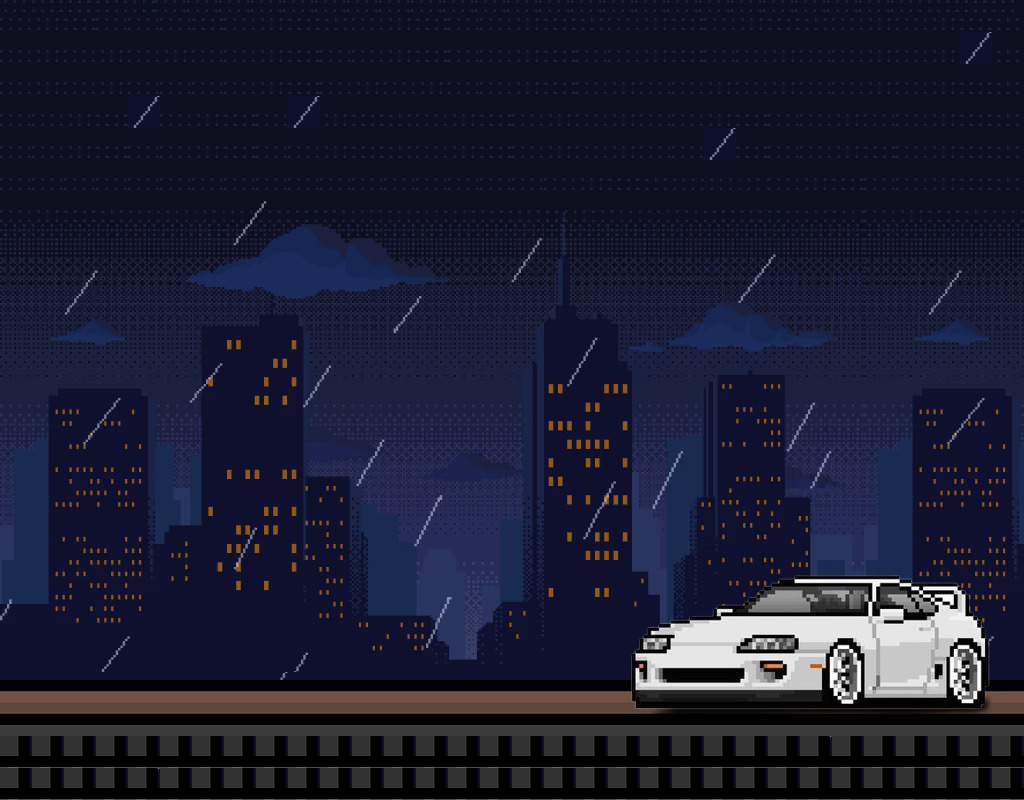

Tiled map render using the project's own tile images. Description and the whole map definition, tile-layer contents included, below:
An orthogonal 32x25 tile map with 32x32 px tiles, 3 tile layers (Sky, floor, car), 3 tilesets.

<map version="1.10" tiledversion="1.11.2" orientation="orthogonal" renderorder="right-down" width="32" height="25" tilewidth="32" tileheight="32" infinite="0" nextlayerid="8" nextobjectid="48">
 <tileset firstgid="1" name="-night-city-rainy" tilewidth="32" tileheight="32" tilecount="405" columns="27">
  <image source="-night-city-rainy.jpg" trans="ff00ff" width="889" height="500" />
 </tileset>
 <tileset firstgid="406" name="car" tilewidth="32" tileheight="32" tilecount="225" columns="15">
  <image source="651f4b5710d3a0775add30591574c129-removebg-preview.png" trans="ff00ff" width="500" height="500" />
 </tileset>
 <tileset firstgid="631" name="bench-7869706_960_720" tilewidth="32" tileheight="32" tilecount="484" columns="22">
  <image source="bench-7869706_960_720.png" trans="ff00ff" width="720" height="720" />
 </tileset>
 <layer id="1" name="Sky" width="32" height="25">
  <data encoding="csv">
1,2,3,1,1,2,3,1,2,3,4,1,2,3,1,1,2,3,4,1,2,3,1,2,3,4,1,2,1,2,3,4,
1,2,1,2,1,2,1,1,2,3,1,1,2,3,1,1,2,3,1,1,2,3,1,1,2,1,1,2,1,2,382,4,
1,2,1,2,1,1,1,1,2,3,1,2,1,2,1,1,2,3,1,2,1,1,2,1,2,1,1,2,1,2,3,4,
1,1,2,3,382,1,2,3,1,382,2,3,4,1,2,3,1,2,1,2,1,1,2,3,1,1,2,1,1,2,3,4,
1,1,2,3,1,1,2,3,1,1,2,3,4,1,2,3,1,2,1,2,1,1,382,3,1,1,2,3,1,2,3,4,
1,1,1,1,1,1,1,1,1,1,1,1,1,1,1,1,1,1,2,3,4,5,6,7,1,2,3,1,1,2,3,4,
1,2,3,4,5,6,7,8,9,10,11,12,13,14,15,16,17,18,19,20,21,22,23,24,25,26,27,1,2,3,4,5,
28,29,30,31,32,33,34,35,36,37,38,39,40,41,42,43,44,45,46,47,48,49,50,51,52,53,54,28,29,30,31,32,
55,56,57,58,59,60,61,62,63,64,65,66,67,68,69,70,71,72,73,74,75,76,77,78,79,80,81,55,56,57,58,59,
82,83,84,85,86,87,88,89,90,91,92,93,94,95,96,97,98,99,100,101,102,103,104,105,106,107,108,82,83,84,85,86,
109,110,111,112,113,114,115,116,117,118,119,120,121,122,123,124,125,126,127,128,129,130,131,132,133,134,135,109,110,111,112,113,
136,137,138,139,140,141,142,143,144,145,146,147,148,149,150,151,152,153,154,155,156,157,158,159,160,161,162,136,137,138,139,140,
163,164,165,166,167,168,169,170,171,172,173,174,175,176,177,178,179,180,181,182,183,184,185,186,187,188,189,163,164,165,166,167,
190,191,192,193,194,195,196,197,198,199,200,201,202,203,204,205,206,207,208,209,210,211,212,213,214,215,216,190,191,192,193,194,
217,218,219,220,221,222,223,224,225,226,227,228,229,230,231,232,233,234,235,236,237,238,239,240,241,242,243,217,218,219,220,221,
244,245,246,247,248,249,250,251,252,253,254,255,256,257,258,259,260,261,262,263,264,265,266,267,268,269,270,244,245,246,247,248,
271,272,273,274,275,276,277,278,279,280,281,282,283,284,285,286,287,288,289,290,291,292,293,294,295,296,297,271,272,273,274,275,
298,299,300,301,302,303,304,305,306,307,308,309,310,311,312,313,314,315,316,317,318,319,320,321,322,323,324,298,299,300,301,302,
325,326,327,328,329,330,331,332,333,334,335,336,337,338,339,340,341,342,343,344,345,346,347,348,349,350,351,325,326,327,328,329,
352,353,354,355,356,357,358,359,360,361,362,363,364,365,366,367,368,369,370,371,372,373,374,375,376,377,378,352,353,354,355,356,
379,380,381,382,383,384,385,386,387,388,389,390,391,392,393,394,395,396,397,398,399,400,401,402,403,404,405,379,380,381,382,383,
379,380,379,379,379,380,381,379,382,379,379,380,381,379,380,381,379,380,379,379,379,379,379,379,379,379,379,379,379,379,380,381,
379,379,380,381,379,380,381,379,380,381,379,380,379,379,379,380,379,379,379,379,379,379,379,380,381,379,382,379,379,380,379,380,
379,380,381,381,379,380,381,379,380,381,379,380,379,380,379,379,379,379,379,379,380,381,381,381,381,382,381,381,381,381,379,380,
379,380,381,381,382,379,379,379,380,381,379,379,379,379,379,379,379,379,379,379,379,380,381,381,381,381,381,381,381,381,381,381
</data>
 </layer>
 <layer id="7" name="floor" width="32" height="25">
  <data encoding="csv">
0,0,0,0,0,1,0,0,0,0,0,0,0,0,0,0,0,0,0,0,0,0,0,0,0,0,0,0,0,0,0,0,
0,0,0,0,0,0,0,0,0,0,0,0,0,0,0,0,0,0,0,0,0,0,0,0,0,0,0,0,0,0,0,0,
0,0,0,0,0,0,0,0,0,0,0,0,0,0,0,0,0,0,0,0,0,0,0,0,0,0,0,0,0,0,0,0,
0,0,0,0,0,0,0,0,0,0,0,0,0,0,0,0,0,0,0,0,0,0,0,0,0,0,0,0,0,0,0,0,
0,0,0,0,0,0,0,0,0,0,0,0,0,0,0,0,0,0,0,0,0,0,0,0,0,0,0,0,0,0,0,0,
0,0,0,0,0,0,0,0,0,0,0,0,0,0,0,0,0,0,0,0,0,0,0,0,0,0,0,0,0,0,0,0,
0,0,0,0,0,0,0,0,0,0,0,0,0,0,0,0,0,0,0,0,0,0,0,0,0,0,0,0,0,0,0,0,
0,0,0,0,0,0,0,0,0,0,0,0,0,0,0,0,0,0,0,0,0,0,0,0,0,0,0,0,0,0,0,0,
0,0,0,0,0,0,0,0,0,0,0,0,0,0,0,0,0,0,0,0,0,0,0,0,0,0,0,0,0,0,0,0,
0,0,0,0,0,0,0,0,0,0,0,0,0,0,0,0,0,0,0,0,0,0,0,0,0,0,0,0,0,0,0,0,
0,0,0,0,0,0,0,0,0,0,0,0,0,0,0,0,0,0,0,0,0,0,0,0,0,0,0,0,0,0,0,0,
0,0,0,0,0,0,0,0,0,0,0,0,0,0,0,0,0,0,0,0,0,0,0,0,0,0,0,0,0,0,0,0,
0,0,0,0,0,0,0,0,0,0,0,0,0,0,0,0,0,0,0,0,0,0,0,0,0,0,0,0,0,0,0,0,
0,0,0,0,0,0,0,0,0,0,0,0,0,0,0,0,0,0,0,0,0,0,0,0,0,0,0,0,0,0,0,0,
0,0,0,0,0,0,0,0,0,0,0,0,0,0,0,0,0,0,0,0,0,0,0,0,0,0,0,0,0,0,0,0,
0,0,0,0,0,0,0,0,0,0,0,0,0,0,0,0,0,0,0,0,0,0,0,0,0,0,0,0,0,0,0,0,
0,0,0,0,0,0,0,0,0,0,0,0,0,0,0,0,0,0,0,0,0,0,0,0,0,0,0,0,0,0,0,0,
0,0,0,0,0,0,0,0,0,0,0,0,0,0,0,0,0,0,0,0,0,0,0,0,0,0,0,0,0,0,0,0,
0,0,0,0,0,0,0,0,0,0,0,0,0,0,0,0,0,0,0,0,0,0,0,0,0,0,0,0,0,0,0,0,
0,0,0,0,0,0,0,0,0,0,0,0,0,0,0,0,0,0,0,0,0,0,0,0,0,0,0,0,0,0,0,0,
0,0,0,0,0,0,0,0,0,0,0,0,0,0,0,0,0,0,0,0,0,0,0,0,0,0,0,0,0,0,0,0,
880,880,880,880,880,880,880,880,880,880,880,880,880,880,880,880,880,880,880,880,880,880,880,880,880,880,880,880,880,880,880,880,
912,912,912,912,912,912,912,912,912,912,912,912,912,912,912,912,912,912,912,912,912,912,912,912,912,912,912,912,912,912,912,912,
758,758,758,758,758,758,758,758,758,758,758,758,758,758,758,758,758,758,758,758,758,758,758,758,758,758,758,758,758,758,758,758,
758,758,758,758,758,758,758,758,758,758,758,758,758,758,758,758,758,758,758,758,758,758,758,758,758,758,758,758,758,758,758,758
</data>
 </layer>
 <layer id="5" name="car" width="32" height="25" offsetx="-5.45455" offsety="-50.9091">
  <data encoding="csv">
1,2,3,1,1,1,2,3,1,2,3,4,5,5,5,5,5,5,5,5,5,5,5,5,5,5,5,5,1,2,3,4,
1,2,3,4,5,1,1,1,1,1,1,1,1,1,1,1,1,1,1,1,1,1,1,1,1,1,1,1,1,2,3,4,
0,0,0,0,0,0,0,0,0,0,0,0,0,0,0,0,0,0,0,0,0,0,0,0,0,0,0,0,0,0,0,0,
0,0,0,0,0,0,0,0,0,0,0,0,0,0,0,0,0,0,0,0,0,0,0,0,0,0,0,0,0,0,0,0,
0,0,0,0,0,0,0,0,0,0,0,0,0,0,0,0,0,0,0,0,0,0,0,0,0,0,0,0,0,0,0,0,
0,0,0,0,0,0,0,0,0,0,0,0,0,0,0,0,0,0,0,0,0,0,0,0,0,0,0,0,0,0,0,0,
0,0,0,0,0,0,0,0,0,0,0,0,0,0,0,0,0,0,0,0,0,0,0,0,0,0,0,0,0,0,0,0,
0,0,0,0,0,0,0,0,0,0,0,0,0,0,0,0,0,0,0,0,0,0,0,0,0,0,0,0,0,0,0,0,
0,0,0,0,0,0,0,0,0,0,0,0,0,0,0,0,0,0,0,0,0,0,0,0,0,0,0,0,0,0,0,0,
0,0,0,0,0,0,0,0,0,0,0,0,0,0,0,0,0,0,0,0,0,0,0,0,0,0,0,0,0,0,0,0,
0,0,0,0,0,0,0,0,0,0,0,0,0,0,0,0,0,0,0,0,0,0,0,0,0,0,0,0,0,0,0,0,
0,0,0,0,0,0,0,0,0,0,0,0,0,0,0,0,0,0,0,0,0,0,0,0,0,0,0,0,0,0,0,0,
0,0,0,0,0,0,0,0,0,0,0,0,0,0,0,0,0,0,0,0,0,0,0,0,0,0,0,0,0,0,0,0,
0,0,0,0,0,0,0,0,0,0,0,0,0,0,0,0,0,0,0,0,0,0,0,0,0,0,0,0,0,0,0,0,
0,0,0,0,0,0,0,0,0,0,0,0,0,0,0,0,0,0,0,0,0,0,0,0,0,0,0,0,0,0,0,0,
0,0,0,0,0,0,0,0,0,0,0,0,0,0,0,0,0,0,0,0,0,0,0,0,0,0,0,0,0,0,0,0,
0,0,0,0,0,0,0,0,0,0,0,0,0,0,0,0,0,0,0,0,0,0,0,0,0,0,0,0,0,0,0,0,
0,0,0,0,0,0,0,0,0,0,0,0,0,0,0,0,0,0,0,0,0,0,0,0,0,0,0,0,0,0,0,0,
0,0,0,0,0,0,0,0,0,0,0,0,0,0,0,0,0,0,466,467,468,469,470,471,472,473,474,475,476,477,478,479,
0,0,0,0,0,0,0,0,0,0,0,0,0,0,0,0,0,0,481,482,483,484,485,486,487,488,489,490,491,492,493,494,
0,0,0,0,0,0,0,0,0,0,0,0,0,0,0,0,0,0,496,497,498,499,500,501,502,503,504,505,506,507,508,509,
0,0,0,0,0,0,0,0,0,0,0,0,0,0,0,0,0,0,511,512,513,514,515,516,517,518,519,520,521,522,523,524,
0,0,0,0,0,0,0,0,0,0,0,0,0,0,0,0,0,0,526,527,528,529,530,531,532,533,534,535,536,537,538,539,
0,0,0,0,0,0,0,0,0,0,0,0,0,0,0,0,0,0,541,542,543,544,545,546,547,548,549,550,551,552,553,554,
0,0,0,0,0,0,0,0,0,0,0,0,0,0,0,0,0,0,556,557,558,559,560,561,562,563,564,565,566,567,568,569
</data>
 </layer>
</map>
